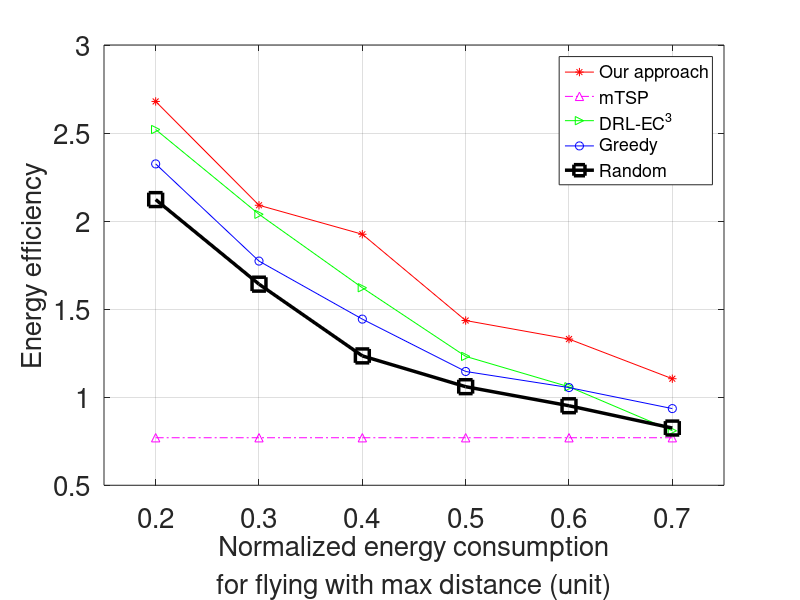

Write MATLAB code to recreate this figure.
clear
figure(1)

energy_consumption_ratio = 0.25:0.5:2.75;


%centrilized_Energy_efficiency = [1.666235	2.03877943205	1.62160485941	1.23169859449	1.05901384729	0.676593378135];
%centrilized_Energy_efficiency = [1.666235	2.03877943205	1.62160485941	1.23169859449	1.05901384729	0.8094238084357];
centrilized_Energy_efficiency = [2.52	2.03877943205	1.62160485941	1.23169859449	1.05901384729	0.8094238084357];
mtsp_Energy_efficiency = [0.7698 0.7698 0.7698 0.7698 0.7698 0.7698];
distributed_Energy_efficiency = [2.6795183267	
    2.08995673697	
    1.925333602890587	
    1.435410	
    1.33001257762
    1.10497145398];
greedy_Energy_efficiency=[2.32481889874
	1.77294820168
	1.44337485979
	1.1460801566620855
	1.05470309586
	0.935303752509

];
ramdom_Energy_efficiency=[2.12210360262
	1.64190079669
	1.23454536634
	1.0596660836098
	0.9514965623
	0.824869062074
];
plot(energy_consumption_ratio,distributed_Energy_efficiency,'r-*',energy_consumption_ratio,mtsp_Energy_efficiency ,'m-.^',energy_consumption_ratio,centrilized_Energy_efficiency,'g->',energy_consumption_ratio,greedy_Energy_efficiency,'b-o',energy_consumption_ratio,ramdom_Energy_efficiency,'k-s','Linewidth',2.5,'markersize',10)

xlim([0,3])
ylim([0.5,3])

set(gca,'fontsize',20)
set(gca,'xtick',(0.25:0.5:2.75),'ytick', (0.5:0.5:3))
set(gca,'xticklabel',{'0.2','0.3','0.4','0.5','0.6','0.7'})

legend({'Our approach','mTSP','DRL-EC^3','Greedy','Random'},'location','NorthEast','fontsize',13)

xlabel({'Normalized energy consumption' ,'for flying with max distance (unit)'},'fontsize',20)
ylabel('Energy efficiency','fontsize',20)
grid on;
saveas(gcf,'ratio_effi.pdf')
